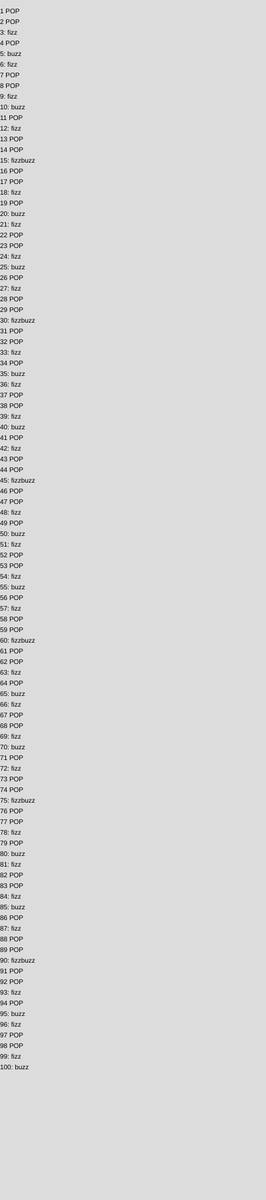
Frame 1 (no input)
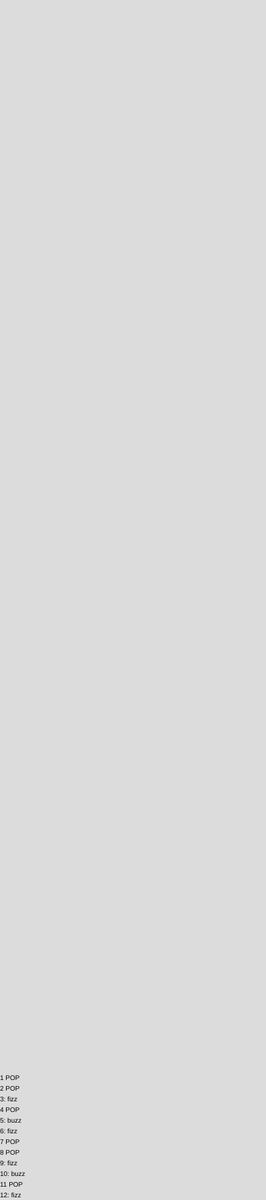
Frame 2 (the mouse pressed at the canvas centre, redrawn once)

The p5.js sketch that drew these frames (run headless with seeded random() and noise() and a simulated clock; the mouse was pressed at the canvas centre and the sketch redrawn once):

// p5.js sketch
// ── sketch.js
/* fizzbuzz

The game of fizzbuzz is to change any number that can be divided by 3 to the word fizz, any number that can be divided by 5 to the word buzz and any number that can be divided by both 3 and 5 to the word fizzbuzz.

This version also changes all other numbers into the word POP 

*/

/* https://leetcode.com/problems/fizz-buzz/description/ 

leetcode 412

*/

let array = [];
let y = 20;

function setup() {
  createCanvas(400, 1800);
  array.push('POP'); // force POP into element 0 so that the rest of the array fills in from element 1.
  noLoop();
  
}

function draw() {
  background(220);
  
  textSize(10);
  
  // use modular 3 or 5 to get fizzbuzz, fizz, or buzz
  
  
  for (let i = 1; i <= 100; i++) {
    if (i % 3 === 0 && i % 5 === 0) {
      array.push('fizzbuzz');
      text(`${i}: fizzbuzz`, 0, y);
    } else if (i % 3 === 0) {
      array.push('fizz');
      text(`${i}: fizz`, 0, y);
    } else if (i % 5 === 0) {
      array.push('buzz');
      text(`${i}: buzz`, 0,y);
    } else {
      array.push('POP'); // if not fizz, buzz or fizzbuzz add POP!
      text(`${i} POP`,0,y);
    }
    y+=16;
  }
  
  console.log(array); // array for testing reasons.
}
